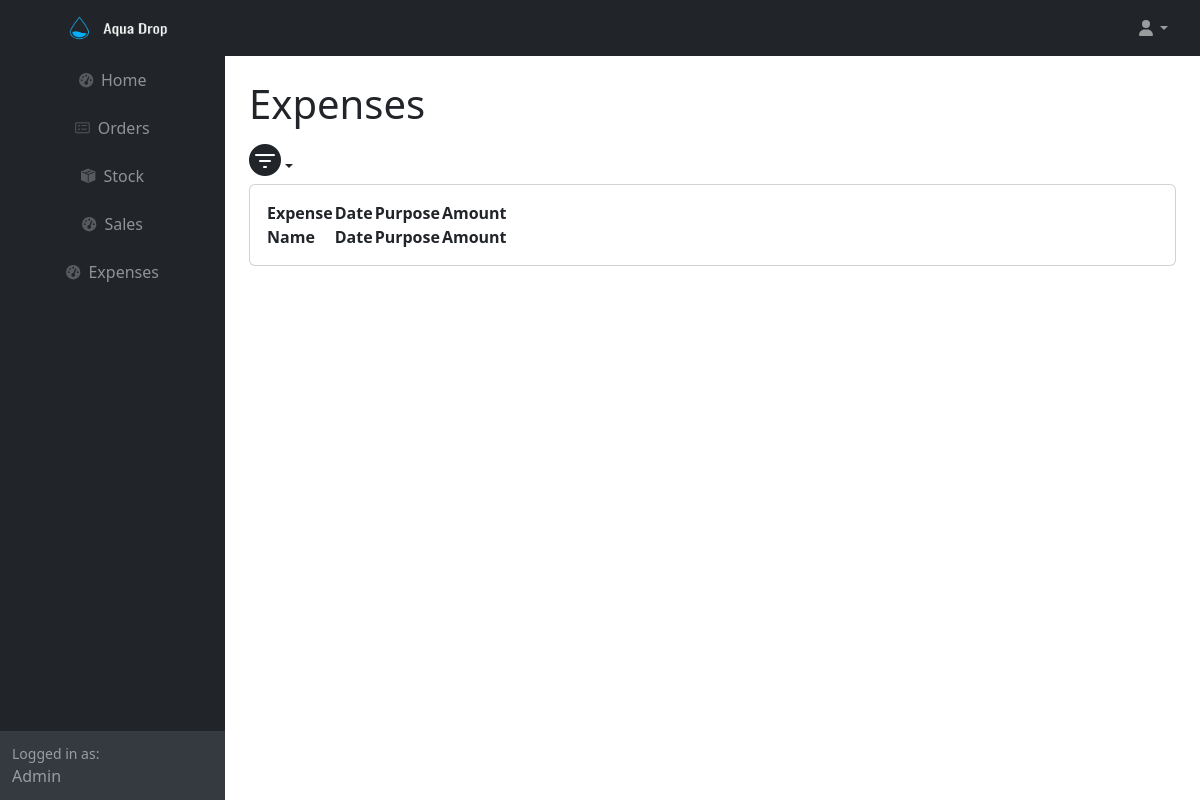
Before: /month_expenses.php (signed in) with the older database file.
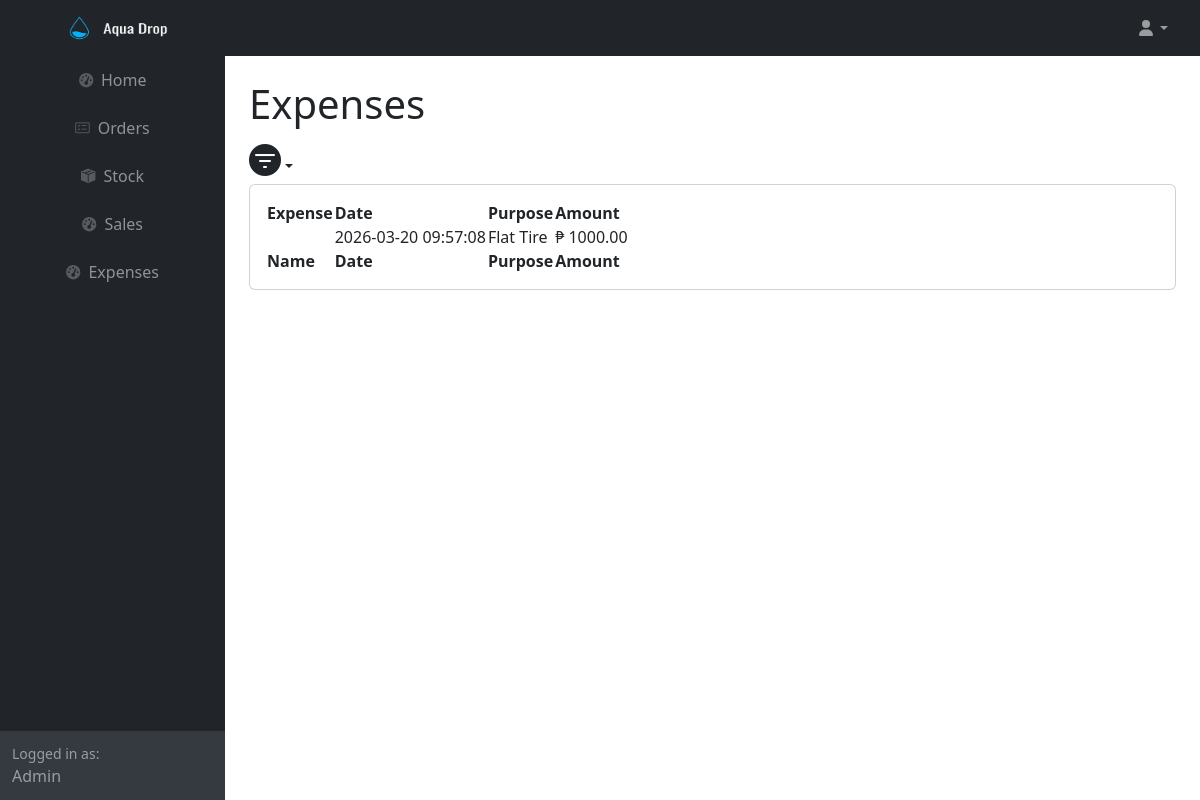
After: the same page with the newer database file.
### tables this page shows
CREATE TABLE IF NOT EXISTS `expenses` (
  `expense_id` int(11) NOT NULL AUTO_INCREMENT,
  `expenses_id` int(11) NOT NULL,
  `date` timestamp NOT NULL DEFAULT current_timestamp() ON UPDATE current_timestamp(),
  `purpose` varchar(255) NOT NULL,
  `amount` decimal(10,2) NOT NULL,
  PRIMARY KEY (`expense_id`)
);

### month_expenses.php (the view, shortened to what the changed rows need)
<?php
	require ('db.php');
	$currentYear = date('Y');
    $currentMonth = date('m');
    $sql = "SELECT * FROM expenses WHERE YEAR(date) = :year AND MONTH(date) = :month";
    $stmt = $conn->prepare($sql);
    $stmt->bindParam(':year', $currentYear);
    $stmt->bindParam(':month', $currentMonth);
    $stmt->execute();
    $data = $stmt->fetchAll(PDO::FETCH_ASSOC);
?>
<html lang="en">
    <head>
        <link rel="stylesheet" href="https://cdn.jsdelivr.net/npm/bootstrap-icons/font/bootstrap-icons.css">
        <link href="https://cdn.jsdelivr.net/npm/simple-datatables@7.1.2/dist/style.min.css" rel="stylesheet" />
        <link href="css/styles.css" rel="stylesheet" />
    </head>
    <body class="sb-nav-fixed">
        <div id="layoutSidenav">
            <div id="layoutSidenav_content">
                <main>
                    <div class="container-fluid px-4">
                        <h1 class="mt-4">Expenses</h1>
                        <div class="card mb-4">
                            <div class="card-body">
                                <table id="datatablesSimple">
                                    <thead>
                                        <tr>
                                            <th>Expense</th>
                                            <th>Date</th>
                                            <th>Purpose</th>
                                            <th>Amount</th>
                                        </tr>
                                    </thead>
                                    <tfoot>
                                        <tr>
                                            <th>Name</th>
                                            <th>Date</th>
                                            <th>Purpose</th>
                                            <th>Amount</th>
                                        </tr>
                                    </tfoot>
                                    <tbody>
                                        <?php foreach($data as $row): ?>
                                        <tr>
                                            <td><?php echo $row['expense']?></td>
                                            <td><?php echo $row['date']?></td>
                                            <td><?php echo $row['purpose']?></td>
                                            <td>₱ <?php echo $row['amount']?></td>
                                        </tr>
                                        <?php endforeach;?>
                                    </tbody>
                                </table>
                            </div>
                        </div>
                    </div>
                </main>
            </div>
        </div>
    </body>
</html>

Changed rows visible on the page:
now on this page (row edited): expenses: date "2026-03-20 09:57:08", purpose "Flat Tire", amount "1000.00"
